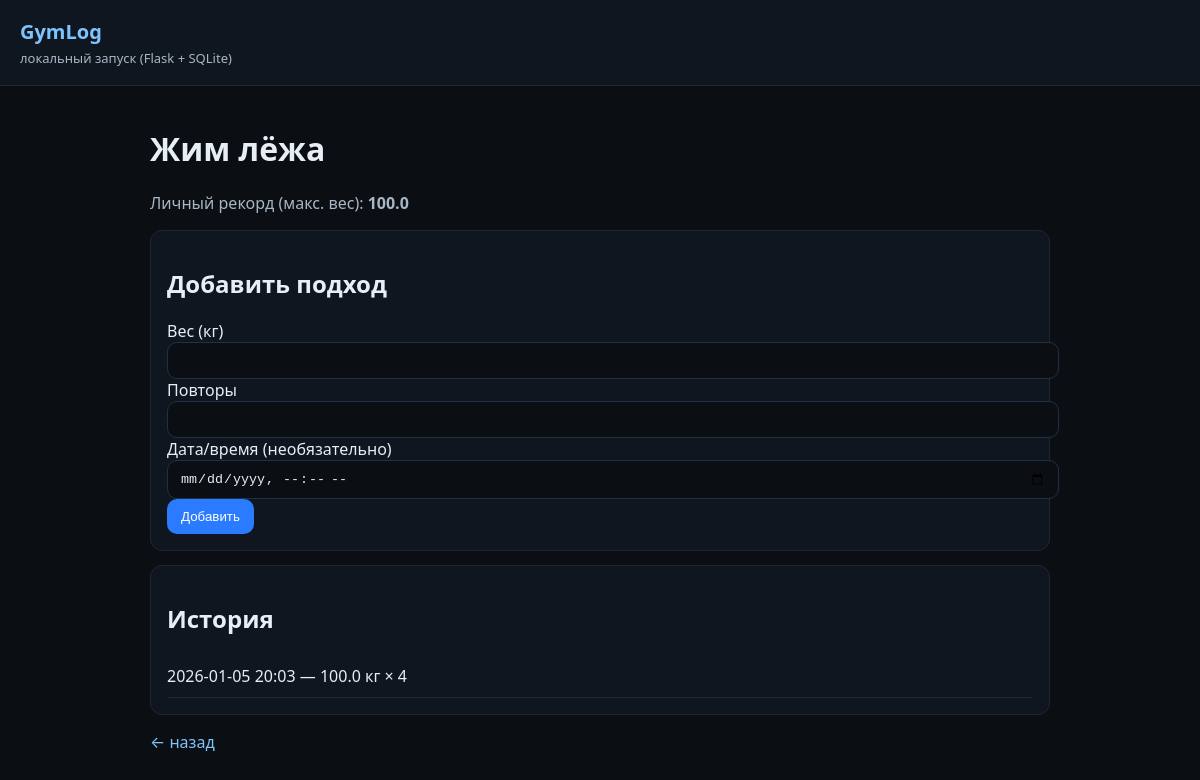
Page /exercise/1 on the earlier database version.
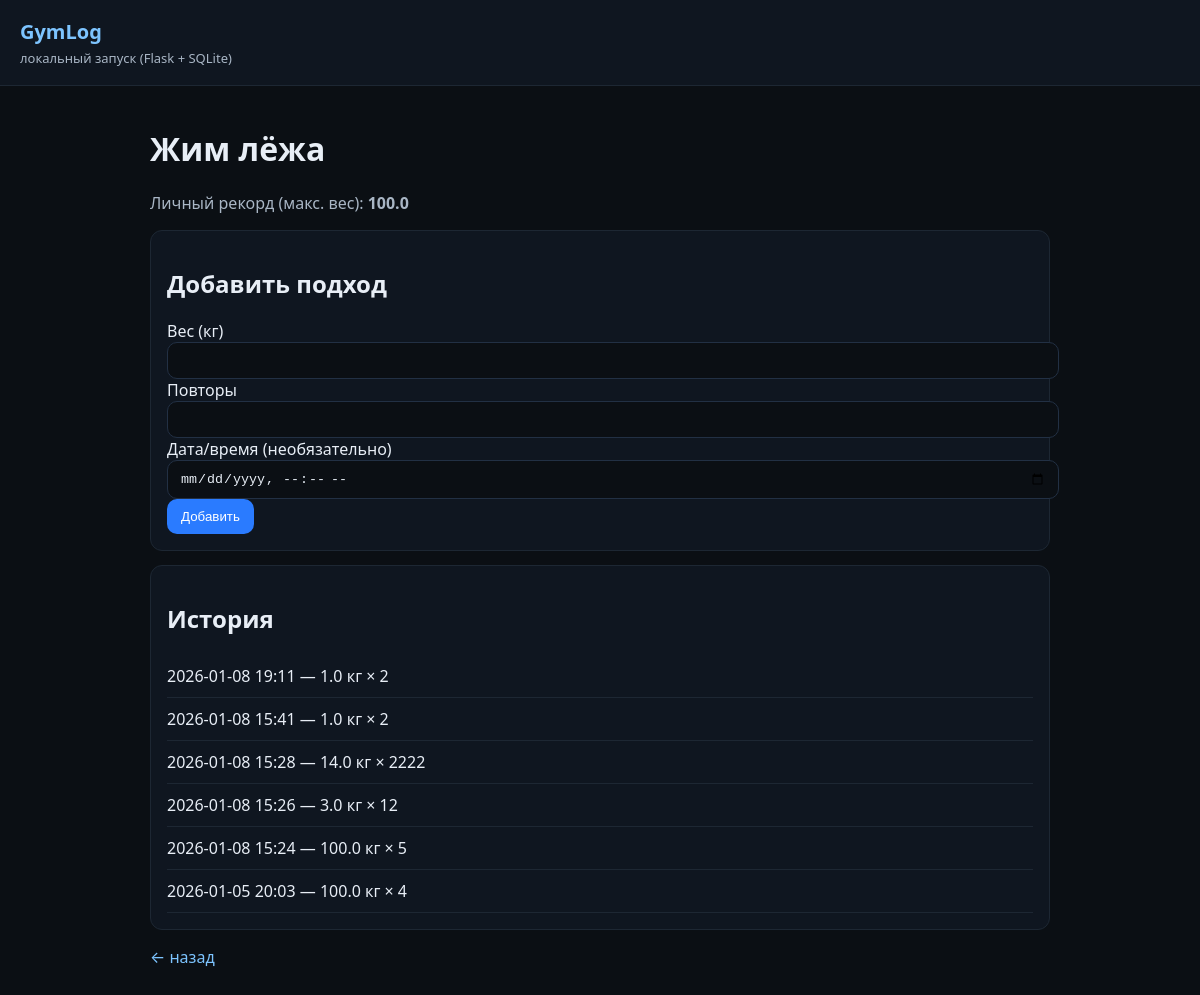
Same page on the later database version.
### app/models.py (models this page shows)
class Exercise(db.Model):
    __tablename__ = "exercises"
    id = db.Column(db.Integer, primary_key=True)
    name = db.Column(db.String(120), nullable=False, unique=True)
    sets = db.relationship(
        "WorkoutSet",
        back_populates="exercise",
        cascade="all, delete-orphan",
        order_by="WorkoutSet.performed_at.desc()",
    )

class WorkoutSet(db.Model):
    __tablename__ = "sets"
    id = db.Column(db.Integer, primary_key=True)
    exercise_id = db.Column(db.Integer, db.ForeignKey("exercises.id"), nullable=False)
    weight = db.Column(db.Float, nullable=False)
    reps = db.Column(db.Integer, nullable=False)
    performed_at = db.Column(db.DateTime, nullable=False, default=datetime.utcnow)
    exercise = db.relationship("Exercise", back_populates="sets")

### app/routes.py (the view)
@bp.get("/exercise/<int:exercise_id>")
def exercise_page(exercise_id: int):
    exercise = Exercise.query.get_or_404(exercise_id)
    sets = (
        WorkoutSet.query.filter_by(exercise_id=exercise_id)
        .order_by(WorkoutSet.performed_at.desc())
        .all()
    )
    pr = (
        db.session.query(func.max(WorkoutSet.weight))
        .filter(WorkoutSet.exercise_id == exercise_id)
        .scalar()
    )
    return render_template("exercise.html", exercise=exercise, sets=sets, pr=pr)

### app/templates/exercise.html
{% extends "base.html" %}
{% block content %}
  <h1>{{ exercise.name }}</h1>
  <p class="muted">
    Личный рекорд (макс. вес): <b>{{ "%.1f"|format(pr) if pr else "—" }}</b>
  </p>
  <section class="card">
    <h2>Добавить подход</h2>
    <form method="post" action="{{ url_for('main.add_set', exercise_id=exercise.id) }}" novalidate >
      <label>
        Вес (кг)
        <input name="weight" type="number" step="0.5" min="0.5" required />
      </label>
      <label>
        Повторы
        <input name="reps" type="number" step="1" min="1" required />
      </label>
      <label>
        Дата/время (необязательно)
        <input name="performed_at" type="datetime-local" />
      </label>
      <button type="submit">Добавить</button>
    </form>
  </section>
  <section class="card">
    <h2>История</h2>
    {% if sets %}
      <ul class="list">
        {% for s in sets %}
          <li class="list-item">
            {{ s.performed_at.strftime("%Y-%m-%d %H:%M") }} — {{ "%.1f"|format(s.weight) }} кг × {{ s.reps }}
          </li>
        {% endfor %}
      </ul>
    {% else %}
      <p class="muted">Подходов пока нет.</p>
    {% endif %}
  </section>
  <p><a href="{{ url_for('main.index') }}">← назад</a></p>
{% endblock %}

### app/templates/base.html (shortened to what this page needs)
<!doctype html>
<html lang="ru">
  <head>
    <link rel="stylesheet" href="{{ url_for('static', filename='style.css') }}" />
  </head>
  <body>
    <header class="header">
      <a class="brand" href="{{ url_for('main.index') }}">GymLog</a>
      <div class="sub">локальный запуск (Flask + SQLite)</div>
    </header>
    <main class="container">
      {% block content %}{% endblock %}
    </main>
  </body>
</html>

### app/static/style.css (style rules this page uses)
:root { font-family: system-ui, -apple-system, Segoe UI, Roboto, Arial, sans-serif; }
body { margin: 0; background: #0b0f14; color: #e8eef6; }
a { color: #7dc4ff; text-decoration: none; }
.header { padding: 18px 20px; border-bottom: 1px solid #1d2733; background: #0f1620; }
.brand { font-size: 20px; font-weight: 700; }
.sub { color: #a9b6c5; font-size: 13px; margin-top: 4px; }
.container { max-width: 900px; margin: 0 auto; padding: 20px; }
.card { background: #0f1620; border: 1px solid #1d2733; border-radius: 12px; padding: 16px; margin: 14px 0; }
.muted { color: #a9b6c5; }
input { width: 100%; padding: 10px 12px; border-radius: 10px; border: 1px solid #223044; background: #0b0f14; color: #e8eef6; }
button { padding: 10px 14px; border: 0; border-radius: 10px; background: #2a7bff; color: white; cursor: pointer; }
.list { list-style: none; padding: 0; margin: 0; }
.list-item { padding: 10px 0; border-bottom: 1px solid #1d2733; }

Differences in the rows shown:
added WorkoutSet: performed_at "2026-01-08 19:11", weight "1.0", reps "2"
added WorkoutSet: performed_at "2026-01-08 15:41", weight "1.0", reps "2"
added WorkoutSet: performed_at "2026-01-08 15:28", weight "14.0", reps "2222"
added WorkoutSet: performed_at "2026-01-08 15:26", weight "3.0", reps "12"
added WorkoutSet: performed_at "2026-01-08 15:24", weight "100.0", reps "5"
